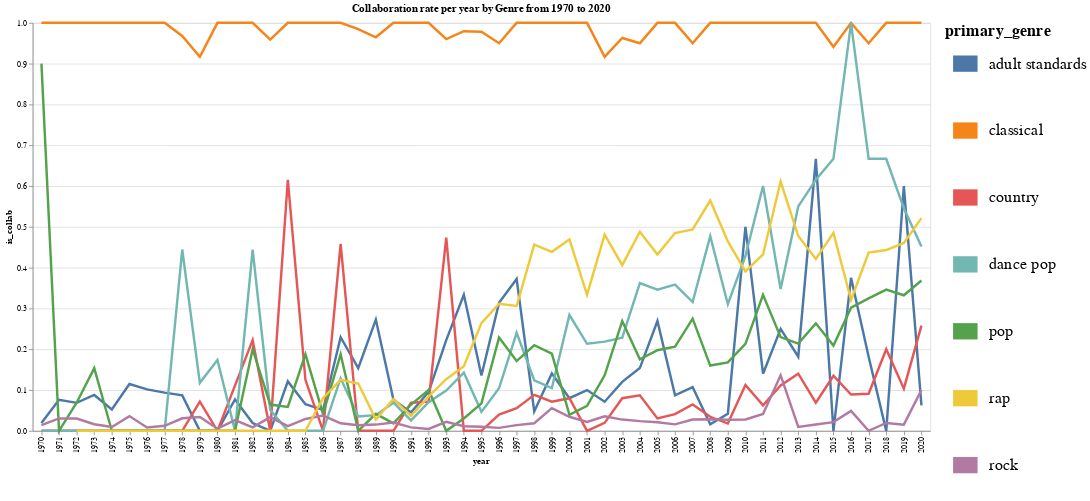

Notebook source saved alongside this figure:
### Code cell
# Line Graph to show which genre’s have highest/lowest collaboration rate through the years
# X-axis: time(year)
# Y-axis: percentage of collaborations in that year
# Color: genre 

# Setup chart
chart = alt.Chart(collabs, title='Collaboration rate per year by Genre from 1970 to 2020').properties(
    width=800,
    height=500
)

# Creating checkboxes
input_checkboxes = alt.binding_radio(options=genres)
selection = alt.selection_multi(fields=['primary_genre'], bind='legend')
color = alt.condition(selection,
                    alt.Color('primary_genre:N'),
                    alt.value('lightgray'))

# Plot accordingly
line_chart = chart.mark_line(size=3).encode(
    x='year:O',
    y='is_collab:Q',
    color='primary_genre',
    opacity=alt.condition(selection, alt.value(1), alt.value(0.2)),
    tooltip=['is_collab', 'year', 'primary_genre']
).add_selection(
    selection
).properties(
    width=1100, height=500
).configure_legend(
    labelFontSize = 20,
    symbolSize = 900,
    symbolStrokeWidth = 20,
    titleFontSize = 20
)

line_chart # For usage, shift click different countries

### Figure 1 — Vega-Lite specification as saved in the notebook (floating-point values rounded to 4 significant figures; data arrays with more than 128 entries replaced by an {"elided": "..."} marker saying what was removed)
{"config": {"view": {"continuousWidth": 400, "continuousHeight": 300}, "legend": {"labelFontSize": 20, "symbolSize": 900, "symbolStrokeWidth": 20, "titleFontSize": 20}}, "data": {"name": "data-d24f9c9d2f8b5f21f98858408d24e3b1"}, "mark": {"type": "line", "size": 3}, "encoding": {"color": {"type": "nominal", "field": "primary_genre"}, "opacity": {"condition": {"value": 1, "selection": "selector044"}, "value": 0.2}, "tooltip": [{"type": "quantitative", "field": "is_collab"}, {"type": "quantitative", "field": "year"}, {"type": "nominal", "field": "primary_genre"}], "x": {"type": "ordinal", "field": "year"}, "y": {"type": "quantitative", "field": "is_collab"}}, "height": 500, "selection": {"selector044": {"type": "multi", "fields": ["primary_genre"], "bind": "legend"}}, "title": "Collaboration rate per year by Genre from 1970 to 2020", "width": 1100, "$schema": "https://vega.github.io/schema/vega-lite/v4.8.1.json", "datasets": {"data-d24f9c9d2f8b5f21f98858408d24e3b1": {"elided": "354 records"}}}
